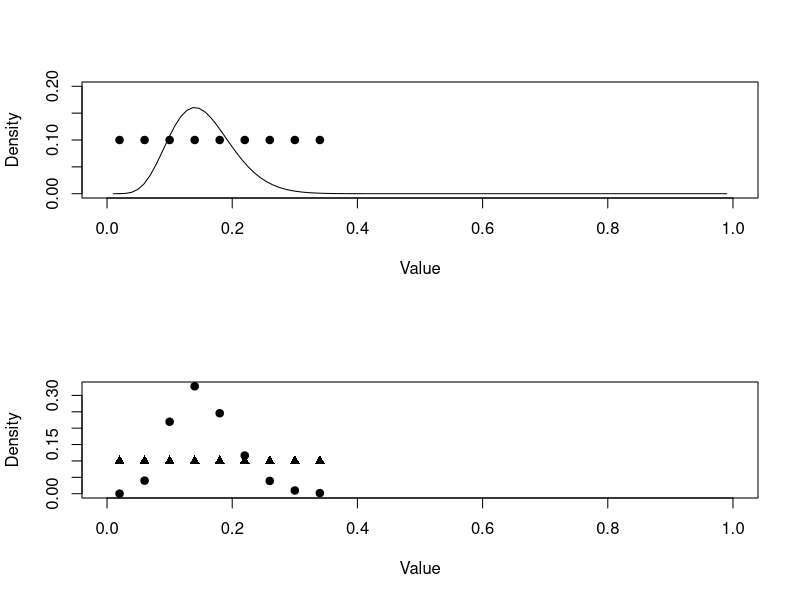

Source code (R): (Note: this script raises an error after producing the figure.)

###Table 5.2 in textbook###

# 定义似然函数
likelifun<-function(p,y,n){
  s<-p^y*(1-p)^(n-y)
  return(s)
}

p.value<-seq(0.02,0.34,by=0.04)
p.prior<-rep(0.1,length(p.value))
n<-50
y<-7

p.like<-likelifun(p.value,y,n)

prod.prior.likef<-p.like*p.prior

p.posterior<-prod.prior.likef/sum(prod.prior.likef)

result<-data.frame(p=p.value,Prior=p.prior,Likelihood=p.like,
                   Product=prod.prior.likef,Posterior=p.posterior)

result



## Figure 5.1

par(mfrow=c(2,1))

plot(p.value,p.prior,type="p",pch=19,xlim=c(0,1),ylim=c(0,0.2),xlab="Value",ylab="Density")
curve(dbinom(y,n,x),from=0.01,to=0.99,add=TRUE)

plot(p.value,p.prior,type="p",pch=17,xlim=c(0,1),ylim=c(0,max(p.prior,p.posterior)),xlab="Value",ylab="Density")
points(p.value,p.posterior,pch=19)



# Figure 5.2

midpts<-c(.05,.15,.25,.35,0.7)
prob<-c(.25,.5,.2,.05,0)
p<-seq(.01,.99,by=.01)
plot(p,histprior(p,midpts,prob),type="l")





